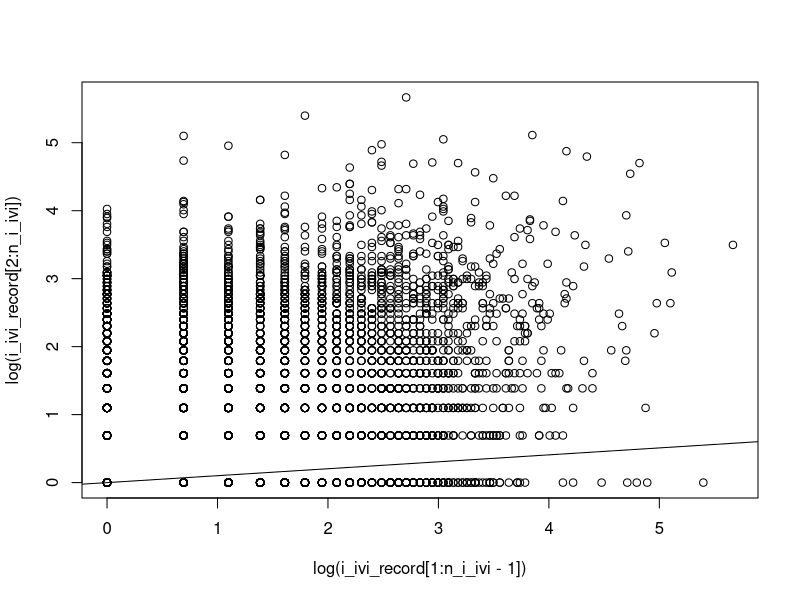
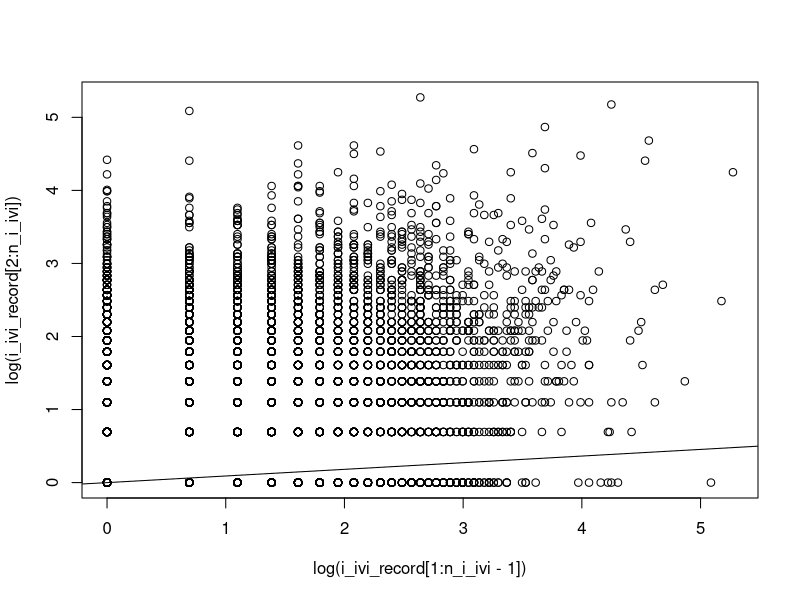

Source code (R) for these figures, in order:
## ---- chunk 1
knitr::opts_chunk$set(echo = TRUE)
## ---- chunk 2
rthresh = 1
#rthresh = 5
## ---- chunk 3
sim_length = 10*60*60 # 10 hours in 1-second time steps
p_i_voc = .02
p_a_voc = .02
i_voc_record = c()
a_voc_record = c()
for (t in 1:sim_length){
  
  i_voc_event = rbinom(1,1,p_i_voc)
  i_voc_record = c(i_voc_record,i_voc_event)
  p_i_voc_multiplier = rlnorm(1,meanlog = .02,sdlog = .2)
  p_i_voc = max(.002,min(.2,p_i_voc_multiplier * p_i_voc))
  
  if (i_voc_event==1){
    p_a_voc = p_a_voc*100
    a_voc_event = 0
  } else{
    a_voc_event = rbinom(1,1,p_a_voc)
  }
  a_voc_record = c(a_voc_record,a_voc_event)
  p_a_voc_multiplier = rlnorm(1,meanlog = .02,sdlog = .2)
  p_a_voc = max(.002,min(.2,p_a_voc_multiplier * p_a_voc))
}
print(i_voc_record[1:(5*60)])
print(paste("total infant vocalization count: ",sum(i_voc_record)))
print(a_voc_record[1:(5*60)])
print(paste("total adult vocalization count: ",sum(a_voc_record)))
## ---- chunk 4
atoi_r_record = c()
for (t in 1:(sim_length-rthresh)){
  if (i_voc_record[t] == 1){
    if (sum(a_voc_record[(t+1):(t+rthresh)])>0){
      atoi_r_record = c(atoi_r_record,1)
    }else{
      atoi_r_record = c(atoi_r_record,0)
    }
  }else{
    atoi_r_record = c(atoi_r_record,NA)
  }
}
atoi_r_count = sum(atoi_r_record,na.rm=TRUE)
print(paste("response window: ",rthresh))
print(atoi_r_record[1:(5*60)])
print(paste("total adult response to infant count:",atoi_r_count))
## ---- chunk 5
itoa_r_record = c()
for (t in 1:(sim_length-rthresh)){
  if (a_voc_record[t] == 1){
    if (sum(i_voc_record[(t+1):(t+rthresh)])>0){
      itoa_r_record = c(itoa_r_record,1)
    }else{
      itoa_r_record = c(itoa_r_record,0)
    }
  }else{
    itoa_r_record = c(itoa_r_record,NA)
  }
}
itoa_r_count = sum(itoa_r_record,na.rm=TRUE)
print(paste("response window: ",rthresh))
print(itoa_r_record[1:(5*60)])
print(paste("total infant response to count:",itoa_r_count))
## ---- chunk 6
i_ivi_record = c()
i_ivi_wr_record = c()
i1 = NA
i2 = NA
for (t in 1:sim_length){
  if (is.na(i1) & i_voc_record[t]==1){
    i1 = t
  } else if (i_voc_record[t]==1){
    
    i2 = t
    ivi = i2-i1
    i_ivi_record = c(i_ivi_record,ivi)
    
    if (ivi<=rthresh){
      i_ivi_wr_record = c(i_ivi_wr_record,NA)
    }else if (atoi_r_record[i1]==1){
      i_ivi_wr_record = c(i_ivi_wr_record,1)
    }else{
      i_ivi_wr_record = c(i_ivi_wr_record,0)
    }
    
    i1 = i2
  }
}
print(i_ivi_record[1:(5*60)])
print(i_ivi_wr_record[1:(5*60)])
i_ivi_minlength_record = i_ivi_record[i_ivi_record>rthresh+1]
i_ivi_minlength_wr_record = i_ivi_wr_record[i_ivi_record>rthresh+1]
i_ivi_wr_median = median(i_ivi_minlength_record[i_ivi_minlength_wr_record==1])
i_ivi_wor_median = median(i_ivi_minlength_record[i_ivi_minlength_wr_record!=1])
i_ivi_wr_90pct = quantile(i_ivi_minlength_record[i_ivi_minlength_wr_record==1],probs=.9,na.rm=TRUE)
i_ivi_wor_90pct = quantile(i_ivi_minlength_record[i_ivi_minlength_wr_record!=1],probs=.9,na.rm=TRUE)
print(i_ivi_wr_median)
print(i_ivi_wor_median)
print(i_ivi_wr_90pct)
print(i_ivi_wor_90pct)
## ---- chunk 7
i_ivi_wr_fit = lm(scale(i_ivi_record)~i_ivi_wr_record)
summary(i_ivi_wr_fit)
i_ivi_wr_log_fit = lm(scale(log(i_ivi_record))~i_ivi_wr_record)
summary(i_ivi_wr_log_fit)
## ---- chunk 8
n_i_ivi = length(i_ivi_record)
plot(log(i_ivi_record[1:n_i_ivi-1]),log(i_ivi_record[2:n_i_ivi]))
i_ivi_fit = lm(scale(log(i_ivi_record[2:n_i_ivi]))~scale(log(i_ivi_record[1:n_i_ivi-1])))
#i_ivi_fit = lm(scale(log(i_ivi_record[4:n_i_ivi]))~scale(log(i_ivi_record[1:(n_i_ivi-3)]))+scale(log(i_ivi_record[2:(n_i_ivi-2)]))+scale(log(i_ivi_record[3:(n_i_ivi-1)])))
abline(i_ivi_fit)
summary(i_ivi_fit)
## ---- chunk 9
i_ivi_res = resid(i_ivi_fit)
## ---- chunk 10
i_ivi_res_fit = lm(scale(i_ivi_res[1:length(i_ivi_res-1)])~scale(i_ivi_wr_record[2:length(i_ivi_wr_record-1)]),na.action=na.omit)
#i_ivi_res_fit = lm(scale(i_ivi_res[1:length(i_ivi_res-1)])~scale(i_ivi_wr_record[4:length(i_ivi_wr_record-1)]),na.action=na.omit)
summary(i_ivi_res_fit)
## ---- chunk 11
sim_length = 10*60*60 # 10 hours in 1-second time steps
p_i_voc = .02
p_a_voc = .02
i_voc_record = c()
a_voc_record = c()
atoi_r_record = c()
itoa_r_record = c()
for (t in 1:sim_length){
  
  i_voc_event = rbinom(1,1,p_i_voc)
  i_voc_record = c(i_voc_record,i_voc_event)
  p_i_voc_multiplier = rlnorm(1,meanlog = .02,sdlog = .2)
  p_i_voc = max(.002,min(.2,p_i_voc_multiplier * p_i_voc))
  
  if (i_voc_event==1){
    p_a_voc = max(.002,min(.2,p_a_voc*100))
    a_voc_event = 0
  } else{
    a_voc_event = rbinom(1,1,p_a_voc)
  }
  a_voc_record = c(a_voc_record,a_voc_event)
  p_a_voc_multiplier = rlnorm(1,meanlog = .02,sdlog = .2)
  p_a_voc = max(.002,min(.2,p_a_voc_multiplier * p_a_voc))
  
  if (t>rthresh){
    
    # Record when the adult responded to the infant
    if (i_voc_record[t-rthresh] == 1){
      if (sum(a_voc_record[(t-rthresh+1):t])>0){
        atoi_r_record = c(atoi_r_record,1)
      }else{
        atoi_r_record = c(atoi_r_record,0)
      }
    }else{
      atoi_r_record = c(atoi_r_record,NA)
    }
    
    # Record when the infant responded to the adult
    if (a_voc_record[t-rthresh] == 1){
      if (sum(i_voc_record[(t-rthresh+1):t])>0){
        itoa_r_record = c(itoa_r_record,1)
      }else{
        itoa_r_record = c(itoa_r_record,0)
      }
    }else{
      itoa_r_record = c(itoa_r_record,NA)
    }
    
  }
  
  if (t>rthresh){
    if (!is.na(atoi_r_record[t-rthresh])){
       if (atoi_r_record[t-rthresh]==1){
         p_i_voc = max(.002,min(.2,p_i_voc*100))
         
       } 
    }
  }
  
}

print(i_voc_record[1:(5*60)])
print(paste("total infant vocalization count: ",sum(i_voc_record)))
print(a_voc_record[1:(5*60)])
print(paste("total adult vocalization count: ",sum(a_voc_record)))

print(paste("response window: ",rthresh))

atoi_r_count = sum(atoi_r_record,na.rm=TRUE)
print(atoi_r_record[1:(5*60)])
print(paste("total adult response to infant count:",atoi_r_count))

itoa_r_count = sum(itoa_r_record,na.rm=TRUE)
print(itoa_r_record[1:(5*60)])
print(paste("total infant response to adult count:",itoa_r_count))
## ---- chunk 12
atoi_r_record = c()
for (t in 1:(sim_length-rthresh)){
  if (i_voc_record[t] == 1){
    if (sum(a_voc_record[(t+1):(t+rthresh)])>0){
      atoi_r_record = c(atoi_r_record,1)
    }else{
      atoi_r_record = c(atoi_r_record,0)
    }
  }else{
    atoi_r_record = c(atoi_r_record,NA)
  }
}
atoi_r_count = sum(atoi_r_record,na.rm=TRUE)
print(paste("response window: ",rthresh))
print(atoi_r_record[1:(5*60)])
print(paste("total adult response to infant count:",atoi_r_count))
## ---- chunk 13
itoa_r_record = c()
for (t in 1:(sim_length-rthresh)){
  if (a_voc_record[t] == 1){
    if (sum(i_voc_record[(t+1):(t+rthresh)])>0){
      itoa_r_record = c(itoa_r_record,1)
    }else{
      itoa_r_record = c(itoa_r_record,0)
    }
  }else{
    itoa_r_record = c(itoa_r_record,NA)
  }
}
itoa_r_count = sum(itoa_r_record,na.rm=TRUE)
print(paste("response window: ",rthresh))
print(itoa_r_record[1:(5*60)])
print(paste("total infant response to count:",itoa_r_count))
## ---- chunk 14
i_ivi_record = c()
i_ivi_wr_record = c()
i1 = NA
i2 = NA
for (t in 1:sim_length){
  if (is.na(i1) & i_voc_record[t]==1){
    i1 = t
  } else if (i_voc_record[t]==1){
    
    i2 = t
    ivi = i2-i1
    i_ivi_record = c(i_ivi_record,ivi)
    
    if (ivi<=rthresh){
      i_ivi_wr_record = c(i_ivi_wr_record,NA)
    }else if (atoi_r_record[i1]==1){
      i_ivi_wr_record = c(i_ivi_wr_record,1)
    }else{
      i_ivi_wr_record = c(i_ivi_wr_record,0)
    }
    
    i1 = i2
  }
}
print(i_ivi_record[1:(5*60)])
print(i_ivi_wr_record[1:(5*60)])
i_ivi_minlength_record = i_ivi_record[i_ivi_record>rthresh+1]
i_ivi_minlength_wr_record = i_ivi_wr_record[i_ivi_record>rthresh+1]
i_ivi_wr_median = median(i_ivi_minlength_record[i_ivi_minlength_wr_record==1])
i_ivi_wor_median = median(i_ivi_minlength_record[i_ivi_minlength_wr_record!=1])
i_ivi_wr_90pct = quantile(i_ivi_minlength_record[i_ivi_minlength_wr_record==1],probs=.9,na.rm=TRUE)
i_ivi_wor_90pct = quantile(i_ivi_minlength_record[i_ivi_minlength_wr_record!=1],probs=.9,na.rm=TRUE)
print(i_ivi_wr_median)
print(i_ivi_wor_median)
print(i_ivi_wr_90pct)
print(i_ivi_wor_90pct)
## ---- chunk 15
i_ivi_wr_fit = lm(scale(i_ivi_record)~i_ivi_wr_record)
summary(i_ivi_wr_fit)
i_ivi_wr_log_fit = lm(scale(log(i_ivi_record))~i_ivi_wr_record)
summary(i_ivi_wr_log_fit)
## ---- chunk 16
n_i_ivi = length(i_ivi_record)
plot(log(i_ivi_record[1:n_i_ivi-1]),log(i_ivi_record[2:n_i_ivi]))
i_ivi_fit = lm(scale(log(i_ivi_record[2:n_i_ivi]))~scale(log(i_ivi_record[1:n_i_ivi-1])))
#i_ivi_fit = lm(scale(log(i_ivi_record[4:n_i_ivi]))~scale(log(i_ivi_record[1:(n_i_ivi-3)]))+scale(log(i_ivi_record[2:(n_i_ivi-2)]))+scale(log(i_ivi_record[3:(n_i_ivi-1)])))
abline(i_ivi_fit)
summary(i_ivi_fit)
## ---- chunk 17
i_ivi_res = resid(i_ivi_fit)
## ---- chunk 18
i_ivi_res_fit = lm(scale(i_ivi_res[1:length(i_ivi_res-1)])~scale(i_ivi_wr_record[2:length(i_ivi_wr_record-1)]),na.action=na.omit)
#i_ivi_res_fit = lm(scale(i_ivi_res[1:length(i_ivi_res-1)])~scale(i_ivi_wr_record[4:length(i_ivi_wr_record-1)]),na.action=na.omit)
summary(i_ivi_res_fit)
